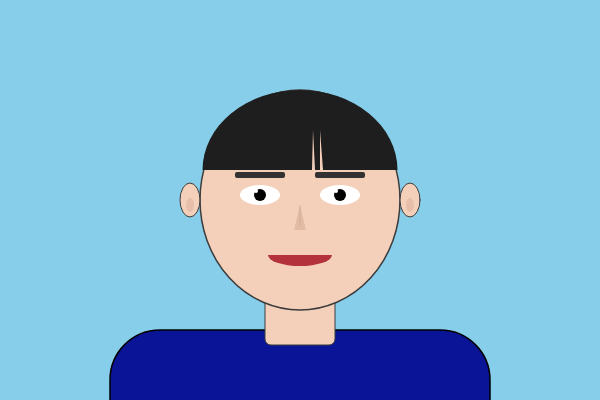
Frame 1 (no input)
Frame 2 (the mouse pressed at the canvas centre, redrawn once): identical to frame 1, image omitted

The p5.js sketch that drew this single still picture (run headless with seeded random() and noise() and a simulated clock; the mouse was pressed at the canvas centre and the sketch redrawn once):

// p5.js sketch
// ── sketch.js
function setup() {
  createCanvas(600, 400);
  noLoop();
}

function draw() {
  background(135, 206, 235);

  // ---------------- 상의 ----------------
  stroke(0);
  strokeWeight(1.5);
  fill(10, 20, 150);
  rect(110, 330, 380, 120, 50);

  // ---------------- 목 ----------------
  stroke(60);
  strokeWeight(1);
  fill(244, 208, 187);
  rect(265, 285, 70, 60, 6);

  // ---------------- 얼굴 ----------------
  fill(244, 208, 187);
  stroke(60);
  strokeWeight(1.5);
  ellipse(300, 200, 200, 220);

  // ---------------- 머리 ----------------
  noStroke();
  fill(30);
  arc(300, 170, 195, 160, PI, TWO_PI);
  
  fill(244, 208, 187);
  noStroke();
  triangle(320, 170, 323, 170, 320, 130);
  
  fill(244, 208, 187);
  noStroke();
  triangle(315, 170, 312, 170, 313, 130);

  // ---------------- 귀 ----------------
  stroke(60);
  strokeWeight(1);
  fill(244, 208, 187);
  ellipse(190, 200, 20, 34);
  ellipse(410, 200, 20, 34);
  noStroke();
  fill(230, 190, 170);
  ellipse(190, 205, 8, 14);
  ellipse(410, 205, 8, 14);

  // ---------------- 눈 ----------------
  noStroke();
  fill(255);
  ellipse(260, 195, 40, 20);
  ellipse(340, 195, 40, 20);

  fill(0);
  ellipse(260, 195, 12, 12);
  ellipse(340, 195, 12, 12);

  fill(255);
  ellipse(256, 191, 4, 4);
  ellipse(336, 191, 4, 4);

  // ---------------- 눈썹 ----------------
  fill(50);
  noStroke();
  rect(235, 172, 50, 6, 2);
  rect(315, 172, 50, 6, 2);

  // ---------------- 코 ----------------
  noStroke();
  fill(228, 188, 165);
  triangle(294, 230, 306, 230, 300, 205);
  stroke(205, 175, 150);
  strokeWeight(1);
  line(300, 206, 300, 226);

  // ---------------- 입 ----------------
  noStroke();
  fill(180, 50, 60);
  arc(300, 255, 64, 22, 0, PI);
}
